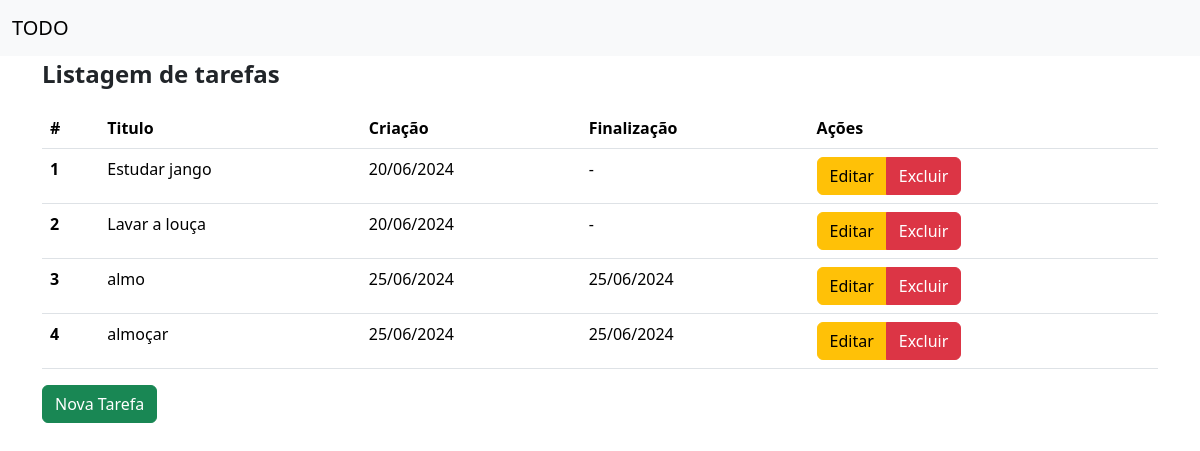
Before: / with the older database file.
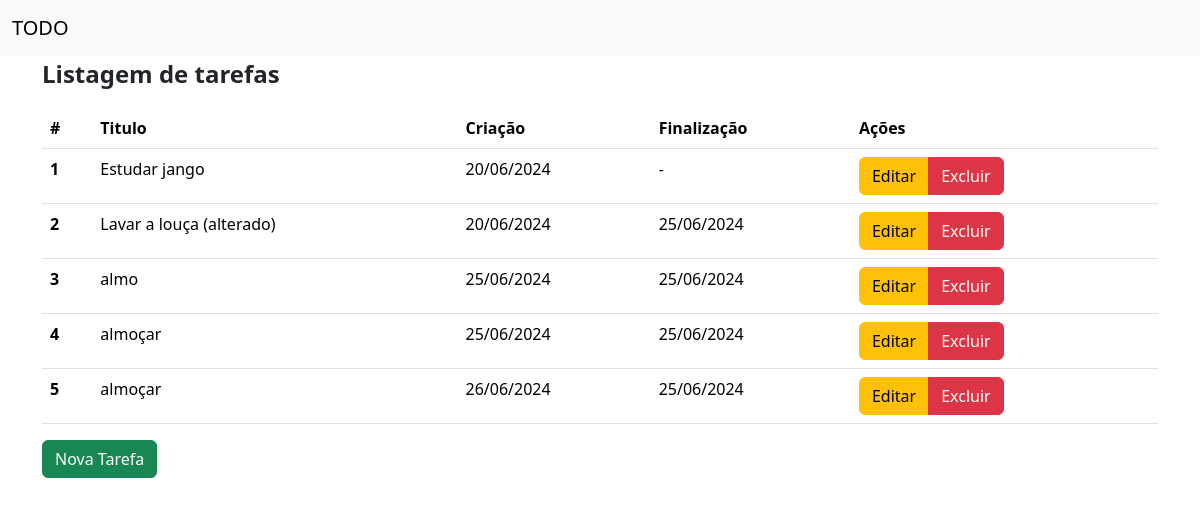
After: the same page with the newer database file.
### todos/models.py (models this page shows)
class ToDo(models.Model):
    titulo = models.CharField(verbose_name='Titulo da Tarefa',
                              max_length=150,
                              null=False,
                              blank=False)
    dtCriacao = models.DateTimeField(verbose_name='Data da Criação',
                                     auto_now_add=True,
                                     null=False,
                                     blank=False)
    dtFinalizacao = models.DateTimeField(verbose_name='Data da Finalização',
                                         null=True)

### todos/views.py (the view)
class todoListarView(ListView):
    model = ToDo #classe deve usar o modelo ToDo (.\todos\models.py)

### todos/templates/todos/todolistar.html (shortened to what this page needs)
{% extends 'padrao.html' %}
{% block subtitulo %}
  Listagem de tarefas
{% endblock %}
{% block conteudo %}
  <table class="table">
    <thead>
      <tr>
        <th scope="col">#</th>
        <th scope="col">Titulo</th>
        <th scope="col">Criação</th>
        <th scope="col">Finalização</th>
        <th scope="col">Ações</th>
      </tr>
    </thead>
    <tbody>
      {% for tarefa in todo_list %}
        <tr>
          <th scope="row">{{ tarefa.id }}</th>
          <td>{{ tarefa.titulo }}</td>
          <td>{{ tarefa.dtCriacao|date:'SHORT_DATE_FORMAT' }}</td>
          <td>{{ tarefa.dtFinalizacao|date:'SHORT_DATE_FORMAT'|default:'-' }}</td>
          <td>
            <div class="btn-group" role="group" aria-label="Basic mixed styles example">
              <button type="button" class="btn btn-warning">Editar</button>
              <button type="button" class="btn btn-danger">Excluir</button>
            </div>
          </td>
        </tr>
      {% endfor %}
    </tbody>
  </table>
  <a href="{% url 'todo_criar' %}" type="button" class="btn btn-success">Nova Tarefa</a>
{% endblock %}

### todos/templates/padrao.html (shortened to what this page needs)
<!DOCTYPE html>
<html lang="pt-BR">
  <head>
    <link href="https://cdn.jsdelivr.net/npm/bootstrap@5.3.3/dist/css/bootstrap.min.css" rel="stylesheet" />
  </head>
  <body>
    <nav class="navbar navbar-expand-lg bg-body-tertiary">
      <div class="container-fluid">
        <a class="navbar-brand" href="#">TODO</a>
      </div>
    </nav>
    <main class="container">
      <p class="text-start fs-4 fw-bold">
        {% block subtitulo %}
        {% endblock %}
      </p>
      {% block conteudo %}
      {% endblock %}
    </main>
  </body>
</html>

Changed rows visible on the page:
changed ToDo id 2: titulo "Lavar a louça" → "Lavar a louça (alterado)"; dtFinalizacao "-" → "25/06/2024"
added ToDo: id "5", titulo "almoçar", dtCriacao "26/06/2024", dtFinalizacao "25/06/2024"
